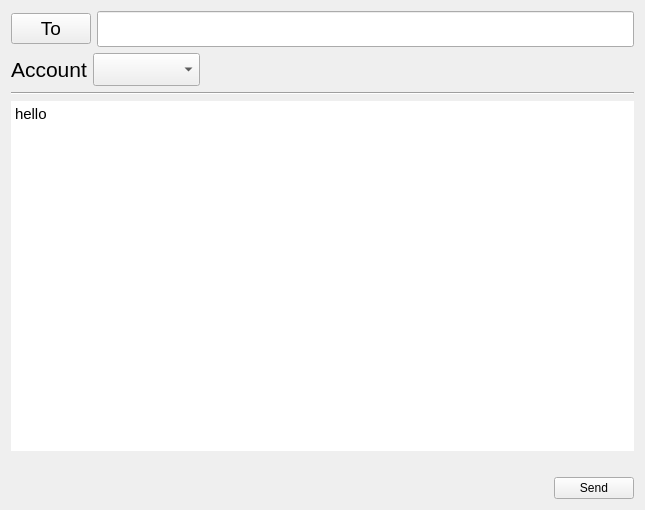
<?xml version="1.0" encoding="UTF-8"?>
<ui version="4.0">
 <class>ComposeWindow</class>
 <widget class="QMainWindow" name="ComposeWindow">
  <property name="geometry">
   <rect>
    <x>0</x>
    <y>0</y>
    <width>645</width>
    <height>510</height>
   </rect>
  </property>
  <property name="sizePolicy">
   <sizepolicy hsizetype="Expanding" vsizetype="Expanding">
    <horstretch>0</horstretch>
    <verstretch>0</verstretch>
   </sizepolicy>
  </property>
  <property name="windowTitle">
   <string>Compose window</string>
  </property>
  <property name="windowIcon">
   <iconset>
    <normaloff>:/assets/images/appicons/64x64.png</normaloff>:/assets/images/appicons/64x64.png</iconset>
  </property>
  <widget class="QWidget" name="centralWidget">
   <layout class="QVBoxLayout" name="verticalLayout">
    <item>
     <layout class="QHBoxLayout" name="horizontalLayout">
      <item>
       <widget class="QPushButton" name="btnTo">
        <property name="font">
         <font>
          <pointsize>14</pointsize>
         </font>
        </property>
        <property name="text">
         <string>To</string>
        </property>
       </widget>
      </item>
      <item>
       <widget class="QLineEdit" name="line_to">
        <property name="font">
         <font>
          <pointsize>18</pointsize>
         </font>
        </property>
       </widget>
      </item>
     </layout>
    </item>
    <item>
     <layout class="QHBoxLayout" name="horizontalLayout_4">
      <item>
       <widget class="QLabel" name="label">
        <property name="font">
         <font>
          <pointsize>16</pointsize>
         </font>
        </property>
        <property name="text">
         <string>Account</string>
        </property>
       </widget>
      </item>
      <item>
       <widget class="QComboBox" name="comboAccount">
        <property name="font">
         <font>
          <pointsize>16</pointsize>
         </font>
        </property>
       </widget>
      </item>
      <item>
       <spacer name="horizontalSpacer_2">
        <property name="orientation">
         <enum>Qt::Horizontal</enum>
        </property>
        <property name="sizeHint" stdset="0">
         <size>
          <width>40</width>
          <height>20</height>
         </size>
        </property>
       </spacer>
      </item>
     </layout>
    </item>
    <item>
     <widget class="Line" name="line">
      <property name="orientation">
       <enum>Qt::Horizontal</enum>
      </property>
     </widget>
    </item>
    <item>
     <widget class="QTextEdit" name="text_msg">
      <property name="sizePolicy">
       <sizepolicy hsizetype="Expanding" vsizetype="Expanding">
        <horstretch>0</horstretch>
        <verstretch>0</verstretch>
       </sizepolicy>
      </property>
      <property name="font">
       <font>
        <pointsize>18</pointsize>
       </font>
      </property>
      <property name="frameShape">
       <enum>QFrame::NoFrame</enum>
      </property>
      <property name="frameShadow">
       <enum>QFrame::Plain</enum>
      </property>
      <property name="lineWidth">
       <number>0</number>
      </property>
      <property name="html">
       <string>&lt;!DOCTYPE HTML PUBLIC &quot;-//W3C//DTD HTML 4.0//EN&quot; &quot;http://www.w3.org/TR/REC-html40/strict.dtd&quot;&gt;
&lt;html&gt;&lt;head&gt;&lt;meta name=&quot;qrichtext&quot; content=&quot;1&quot; /&gt;&lt;style type=&quot;text/css&quot;&gt;
p, li { white-space: pre-wrap; }
&lt;/style&gt;&lt;/head&gt;&lt;body style=&quot; font-family:'Ubuntu'; font-size:18pt; font-weight:400; font-style:normal;&quot;&gt;
&lt;p style=&quot; margin-top:0px; margin-bottom:0px; margin-left:0px; margin-right:0px; -qt-block-indent:0; text-indent:0px;&quot;&gt;&lt;span style=&quot; font-size:11pt;&quot;&gt;hello&lt;/span&gt;&lt;/p&gt;&lt;/body&gt;&lt;/html&gt;</string>
      </property>
     </widget>
    </item>
    <item>
     <spacer name="verticalSpacer">
      <property name="orientation">
       <enum>Qt::Vertical</enum>
      </property>
      <property name="sizeType">
       <enum>QSizePolicy::Maximum</enum>
      </property>
      <property name="sizeHint" stdset="0">
       <size>
        <width>20</width>
        <height>20</height>
       </size>
      </property>
     </spacer>
    </item>
    <item>
     <layout class="QHBoxLayout" name="horizontalLayout_2">
      <item>
       <spacer name="horizontalSpacer">
        <property name="orientation">
         <enum>Qt::Horizontal</enum>
        </property>
        <property name="sizeHint" stdset="0">
         <size>
          <width>40</width>
          <height>20</height>
         </size>
        </property>
       </spacer>
      </item>
      <item>
       <widget class="QPushButton" name="btnSend">
        <property name="text">
         <string>Send</string>
        </property>
       </widget>
      </item>
     </layout>
    </item>
   </layout>
  </widget>
 </widget>
 <layoutdefault spacing="6" margin="11"/>
 <resources>
  <include location="assets.qrc"/>
 </resources>
 <connections/>
</ui>
